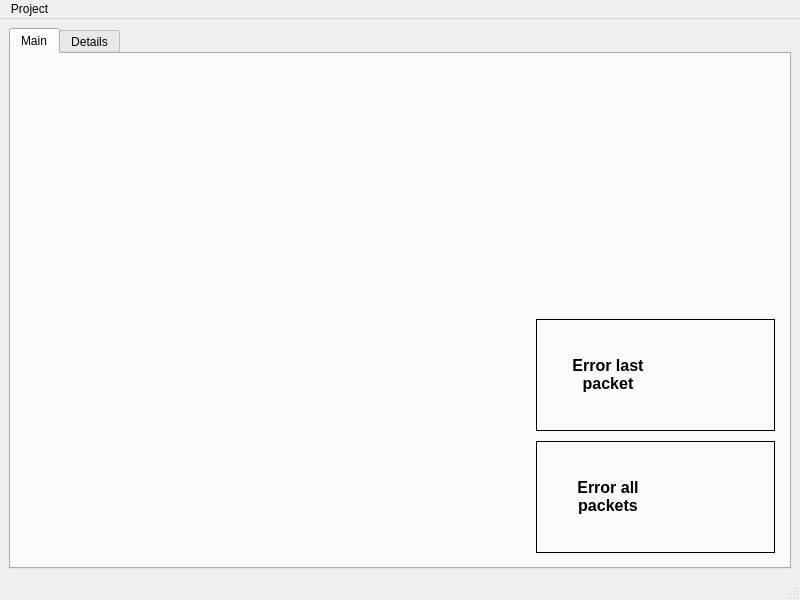
<?xml version="1.0" encoding="UTF-8"?>
<ui version="4.0">
 <class>MainWindow</class>
 <widget class="QMainWindow" name="MainWindow">
  <property name="geometry">
   <rect>
    <x>0</x>
    <y>0</y>
    <width>800</width>
    <height>600</height>
   </rect>
  </property>
  <property name="windowTitle">
   <string>Saino</string>
  </property>
  <widget class="QWidget" name="centralwidget">
   <layout class="QGridLayout" name="gridLayout">
    <item row="0" column="0">
     <widget class="QTabWidget" name="tabWidget">
      <property name="tabShape">
       <enum>QTabWidget::Rounded</enum>
      </property>
      <property name="currentIndex">
       <number>0</number>
      </property>
      <property name="elideMode">
       <enum>Qt::ElideNone</enum>
      </property>
      <widget class="QWidget" name="tabMain">
       <attribute name="title">
        <string>Main</string>
       </attribute>
       <layout class="QHBoxLayout" name="horizontalLayout">
        <item>
         <layout class="QVBoxLayout" name="vrtlay1">
          <item>
           <widget class="QcGaugeWidget" name="gauge1" native="true">
            <property name="sizePolicy">
             <sizepolicy hsizetype="Expanding" vsizetype="Expanding">
              <horstretch>0</horstretch>
              <verstretch>0</verstretch>
             </sizepolicy>
            </property>
           </widget>
          </item>
          <item>
           <widget class="QcGaugeWidget" name="gauge2" native="true">
            <property name="sizePolicy">
             <sizepolicy hsizetype="Expanding" vsizetype="Expanding">
              <horstretch>0</horstretch>
              <verstretch>0</verstretch>
             </sizepolicy>
            </property>
           </widget>
          </item>
         </layout>
        </item>
        <item>
         <layout class="QVBoxLayout" name="vrtlay2">
          <item>
           <widget class="QcGaugeWidget" name="gauge3" native="true">
            <property name="sizePolicy">
             <sizepolicy hsizetype="Expanding" vsizetype="Expanding">
              <horstretch>0</horstretch>
              <verstretch>0</verstretch>
             </sizepolicy>
            </property>
           </widget>
          </item>
          <item>
           <widget class="QcGaugeWidget" name="gauge4" native="true">
            <property name="sizePolicy">
             <sizepolicy hsizetype="Expanding" vsizetype="Expanding">
              <horstretch>0</horstretch>
              <verstretch>0</verstretch>
             </sizepolicy>
            </property>
           </widget>
          </item>
         </layout>
        </item>
        <item>
         <layout class="QVBoxLayout" name="vrtlay3">
          <item>
           <widget class="QcGaugeWidget" name="gauge5" native="true">
            <property name="sizePolicy">
             <sizepolicy hsizetype="Expanding" vsizetype="Expanding">
              <horstretch>0</horstretch>
              <verstretch>0</verstretch>
             </sizepolicy>
            </property>
           </widget>
          </item>
          <item>
           <layout class="QVBoxLayout" name="verticalLayout_4">
            <property name="spacing">
             <number>10</number>
            </property>
            <property name="sizeConstraint">
             <enum>QLayout::SetNoConstraint</enum>
            </property>
            <property name="leftMargin">
             <number>5</number>
            </property>
            <property name="topMargin">
             <number>5</number>
            </property>
            <property name="rightMargin">
             <number>5</number>
            </property>
            <property name="bottomMargin">
             <number>5</number>
            </property>
            <item>
             <widget class="QFrame" name="frame_2">
              <property name="sizePolicy">
               <sizepolicy hsizetype="Expanding" vsizetype="Expanding">
                <horstretch>0</horstretch>
                <verstretch>0</verstretch>
               </sizepolicy>
              </property>
              <property name="frameShape">
               <enum>QFrame::Panel</enum>
              </property>
              <property name="frameShadow">
               <enum>QFrame::Plain</enum>
              </property>
              <layout class="QGridLayout" name="gridLayout_3">
               <item row="0" column="0">
                <layout class="QHBoxLayout" name="horizontalLayout_3" stretch="5,1,2">
                 <property name="spacing">
                  <number>0</number>
                 </property>
                 <property name="sizeConstraint">
                  <enum>QLayout::SetNoConstraint</enum>
                 </property>
                 <property name="leftMargin">
                  <number>0</number>
                 </property>
                 <property name="topMargin">
                  <number>0</number>
                 </property>
                 <property name="rightMargin">
                  <number>20</number>
                 </property>
                 <property name="bottomMargin">
                  <number>0</number>
                 </property>
                 <item>
                  <widget class="QLabel" name="lblErrorLast">
                   <property name="sizePolicy">
                    <sizepolicy hsizetype="Expanding" vsizetype="Expanding">
                     <horstretch>0</horstretch>
                     <verstretch>0</verstretch>
                    </sizepolicy>
                   </property>
                   <property name="font">
                    <font>
                     <pointsize>12</pointsize>
                     <bold>true</bold>
                     <stylestrategy>PreferAntialias</stylestrategy>
                    </font>
                   </property>
                   <property name="styleSheet">
                    <string notr="true">background-color: rgba(0, 0, 0, 0);</string>
                   </property>
                   <property name="frameShape">
                    <enum>QFrame::NoFrame</enum>
                   </property>
                   <property name="frameShadow">
                    <enum>QFrame::Plain</enum>
                   </property>
                   <property name="lineWidth">
                    <number>0</number>
                   </property>
                   <property name="text">
                    <string>&lt;html&gt;&lt;head/&gt;&lt;body&gt;&lt;p align=&quot;center&quot;&gt;Error last packet&lt;/p&gt;&lt;/body&gt;&lt;/html&gt;</string>
                   </property>
                   <property name="alignment">
                    <set>Qt::AlignRight|Qt::AlignTrailing|Qt::AlignVCenter</set>
                   </property>
                   <property name="wordWrap">
                    <bool>true</bool>
                   </property>
                  </widget>
                 </item>
                 <item>
                  <spacer name="horizontalSpacer">
                   <property name="orientation">
                    <enum>Qt::Horizontal</enum>
                   </property>
                   <property name="sizeHint" stdset="0">
                    <size>
                     <width>20</width>
                     <height>20</height>
                    </size>
                   </property>
                  </spacer>
                 </item>
                 <item>
                  <layout class="QVBoxLayout" name="verticalLayout" stretch="1,2,1">
                   <item>
                    <spacer name="verticalSpacer_2">
                     <property name="orientation">
                      <enum>Qt::Vertical</enum>
                     </property>
                     <property name="sizeHint" stdset="0">
                      <size>
                       <width>20</width>
                       <height>40</height>
                      </size>
                     </property>
                    </spacer>
                   </item>
                   <item>
                    <widget class="LED" name="ledLast" native="true">
                     <property name="sizePolicy">
                      <sizepolicy hsizetype="Expanding" vsizetype="Expanding">
                       <horstretch>0</horstretch>
                       <verstretch>0</verstretch>
                      </sizepolicy>
                     </property>
                     <property name="maximumSize">
                      <size>
                       <width>16777215</width>
                       <height>16777215</height>
                      </size>
                     </property>
                    </widget>
                   </item>
                   <item>
                    <spacer name="verticalSpacer">
                     <property name="orientation">
                      <enum>Qt::Vertical</enum>
                     </property>
                     <property name="sizeHint" stdset="0">
                      <size>
                       <width>20</width>
                       <height>40</height>
                      </size>
                     </property>
                    </spacer>
                   </item>
                  </layout>
                 </item>
                </layout>
               </item>
              </layout>
             </widget>
            </item>
            <item>
             <widget class="QFrame" name="frame">
              <property name="sizePolicy">
               <sizepolicy hsizetype="Expanding" vsizetype="Expanding">
                <horstretch>0</horstretch>
                <verstretch>0</verstretch>
               </sizepolicy>
              </property>
              <property name="frameShape">
               <enum>QFrame::Panel</enum>
              </property>
              <property name="frameShadow">
               <enum>QFrame::Plain</enum>
              </property>
              <layout class="QGridLayout" name="gridLayout_2">
               <item row="0" column="0">
                <layout class="QHBoxLayout" name="horizontalLayout_2" stretch="5,1,2">
                 <property name="spacing">
                  <number>0</number>
                 </property>
                 <property name="sizeConstraint">
                  <enum>QLayout::SetNoConstraint</enum>
                 </property>
                 <property name="leftMargin">
                  <number>0</number>
                 </property>
                 <property name="topMargin">
                  <number>0</number>
                 </property>
                 <property name="rightMargin">
                  <number>20</number>
                 </property>
                 <property name="bottomMargin">
                  <number>0</number>
                 </property>
                 <item>
                  <widget class="QLabel" name="lblErrorAll">
                   <property name="sizePolicy">
                    <sizepolicy hsizetype="Expanding" vsizetype="Expanding">
                     <horstretch>0</horstretch>
                     <verstretch>0</verstretch>
                    </sizepolicy>
                   </property>
                   <property name="font">
                    <font>
                     <pointsize>12</pointsize>
                     <bold>true</bold>
                     <stylestrategy>PreferAntialias</stylestrategy>
                    </font>
                   </property>
                   <property name="styleSheet">
                    <string notr="true">background-color: rgba(255, 255, 255, 0);</string>
                   </property>
                   <property name="frameShape">
                    <enum>QFrame::NoFrame</enum>
                   </property>
                   <property name="frameShadow">
                    <enum>QFrame::Plain</enum>
                   </property>
                   <property name="lineWidth">
                    <number>0</number>
                   </property>
                   <property name="text">
                    <string>&lt;html&gt;&lt;head/&gt;&lt;body&gt;&lt;p align=&quot;center&quot;&gt;Error all packets&lt;/p&gt;&lt;/body&gt;&lt;/html&gt;</string>
                   </property>
                   <property name="alignment">
                    <set>Qt::AlignRight|Qt::AlignTrailing|Qt::AlignVCenter</set>
                   </property>
                   <property name="wordWrap">
                    <bool>true</bool>
                   </property>
                  </widget>
                 </item>
                 <item>
                  <spacer name="horizontalSpacer_2">
                   <property name="orientation">
                    <enum>Qt::Horizontal</enum>
                   </property>
                   <property name="sizeHint" stdset="0">
                    <size>
                     <width>20</width>
                     <height>20</height>
                    </size>
                   </property>
                  </spacer>
                 </item>
                 <item>
                  <layout class="QVBoxLayout" name="verticalLayout_3" stretch="1,2,1">
                   <item>
                    <spacer name="verticalSpacer_3">
                     <property name="orientation">
                      <enum>Qt::Vertical</enum>
                     </property>
                     <property name="sizeHint" stdset="0">
                      <size>
                       <width>20</width>
                       <height>40</height>
                      </size>
                     </property>
                    </spacer>
                   </item>
                   <item>
                    <widget class="LED" name="ledAll" native="true">
                     <property name="sizePolicy">
                      <sizepolicy hsizetype="Expanding" vsizetype="Expanding">
                       <horstretch>0</horstretch>
                       <verstretch>0</verstretch>
                      </sizepolicy>
                     </property>
                     <property name="maximumSize">
                      <size>
                       <width>16777215</width>
                       <height>16777215</height>
                      </size>
                     </property>
                    </widget>
                   </item>
                   <item>
                    <spacer name="verticalSpacer_4">
                     <property name="orientation">
                      <enum>Qt::Vertical</enum>
                     </property>
                     <property name="sizeHint" stdset="0">
                      <size>
                       <width>20</width>
                       <height>40</height>
                      </size>
                     </property>
                    </spacer>
                   </item>
                  </layout>
                 </item>
                </layout>
               </item>
              </layout>
             </widget>
            </item>
           </layout>
          </item>
         </layout>
        </item>
       </layout>
      </widget>
      <widget class="QWidget" name="tabDetails">
       <attribute name="title">
        <string>Details</string>
       </attribute>
       <layout class="QVBoxLayout" name="verticalLayout_2">
        <item>
         <layout class="QHBoxLayout" name="horizontalLayout_4">
          <item>
           <widget class="QTableWidget" name="tblError">
            <property name="frameShadow">
             <enum>QFrame::Plain</enum>
            </property>
            <property name="lineWidth">
             <number>0</number>
            </property>
            <property name="editTriggers">
             <set>QAbstractItemView::NoEditTriggers</set>
            </property>
            <property name="alternatingRowColors">
             <bool>true</bool>
            </property>
            <property name="columnCount">
             <number>2</number>
            </property>
            <attribute name="horizontalHeaderVisible">
             <bool>true</bool>
            </attribute>
            <attribute name="horizontalHeaderCascadingSectionResizes">
             <bool>true</bool>
            </attribute>
            <column/>
            <column/>
           </widget>
          </item>
          <item>
           <widget class="QTableWidget" name="tblValue">
            <property name="frameShadow">
             <enum>QFrame::Plain</enum>
            </property>
            <property name="lineWidth">
             <number>0</number>
            </property>
            <property name="editTriggers">
             <set>QAbstractItemView::NoEditTriggers</set>
            </property>
            <property name="alternatingRowColors">
             <bool>true</bool>
            </property>
            <property name="columnCount">
             <number>2</number>
            </property>
            <attribute name="horizontalHeaderVisible">
             <bool>true</bool>
            </attribute>
            <attribute name="horizontalHeaderCascadingSectionResizes">
             <bool>true</bool>
            </attribute>
            <column/>
            <column/>
           </widget>
          </item>
         </layout>
        </item>
       </layout>
      </widget>
     </widget>
    </item>
   </layout>
  </widget>
  <widget class="QMenuBar" name="menubar">
   <property name="geometry">
    <rect>
     <x>0</x>
     <y>0</y>
     <width>800</width>
     <height>21</height>
    </rect>
   </property>
   <widget class="QMenu" name="menuProject">
    <property name="title">
     <string>Project</string>
    </property>
    <addaction name="actionOpen_Config"/>
    <addaction name="separator"/>
    <addaction name="actionStart"/>
    <addaction name="actionStop"/>
    <addaction name="separator"/>
    <addaction name="actionSave_into_Excel"/>
   </widget>
   <addaction name="menuProject"/>
  </widget>
  <widget class="QStatusBar" name="statusbar"/>
  <action name="actionOpen_Config">
   <property name="text">
    <string>Open Config</string>
   </property>
   <property name="shortcut">
    <string>F2</string>
   </property>
  </action>
  <action name="actionStart">
   <property name="text">
    <string>Start</string>
   </property>
   <property name="shortcut">
    <string>F4</string>
   </property>
  </action>
  <action name="actionStop">
   <property name="text">
    <string>Stop</string>
   </property>
   <property name="shortcut">
    <string>F5</string>
   </property>
  </action>
  <action name="actionSave_into_Excel">
   <property name="text">
    <string>Save into Excel</string>
   </property>
   <property name="shortcut">
    <string>F12</string>
   </property>
  </action>
 </widget>
 <customwidgets>
  <customwidget>
   <class>QcGaugeWidget</class>
   <extends>QWidget</extends>
   <header>qcgaugewidget.h</header>
   <container>1</container>
  </customwidget>
  <customwidget>
   <class>LED</class>
   <extends>QWidget</extends>
   <header>led.h</header>
   <container>1</container>
  </customwidget>
 </customwidgets>
 <resources/>
 <connections/>
</ui>
